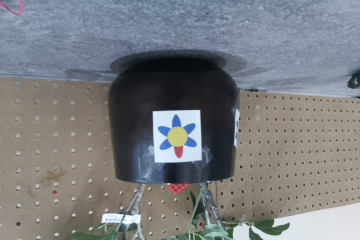
#> input picture Vision/image.jpg, 360 x 240 px
$ python matching2.py --template image.jpg --images .   (Python 2 division)
#> lines starting #> are read from the running program, lines starting #| are printed output that depends on the picture; after the words box and inside, x2 and y2 are one past the last pixel; in counts of white or black regions, pixels touching at a corner belong together
# import the necessary packages
from __future__ import division
from __future__ import absolute_import
import numpy as np
import imutils
import cv2
from itertools import izip

import argparse

import glob

from enum import Enum


# This code is written to be run in commond line


# # construct the argument parser and parse the arguments
ap = argparse.ArgumentParser()
ap.add_argument(u"-t", u"--template", required=True, help=u"Path to template image")
ap.add_argument(u"-i", u"--images", required=True,
                help=u"Path to images where template will be matched")
ap.add_argument(u"-v", u"--visualize",
                help=u"Flag indicating whether or not to visualize each iteration")
args = vars(ap.parse_args())

# load the image image, convert it to grayscale, and detect edges

template = cv2.imread(args[u"template"])
#> template is the input picture: shape (240, 360, 3); mean B, G, R 128.3, 124.8, 122.4
template = cv2.cvtColor(template, cv2.COLOR_BGR2GRAY)
#> template: shape (240, 360)
template = imutils.resize(template, width=int(template.shape[1] * 0.5))
#> template: shape (120, 180)
template = cv2.Canny(template, 50, 200)
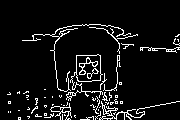
#> template: shape (120, 180); 7.3% white in thin lines or dots, all inside (x1, y1, x2, y2) = (7, 24, 180, 120)
(tH, tW) = template.shape[:2]
#> tH = 120; tW = 180
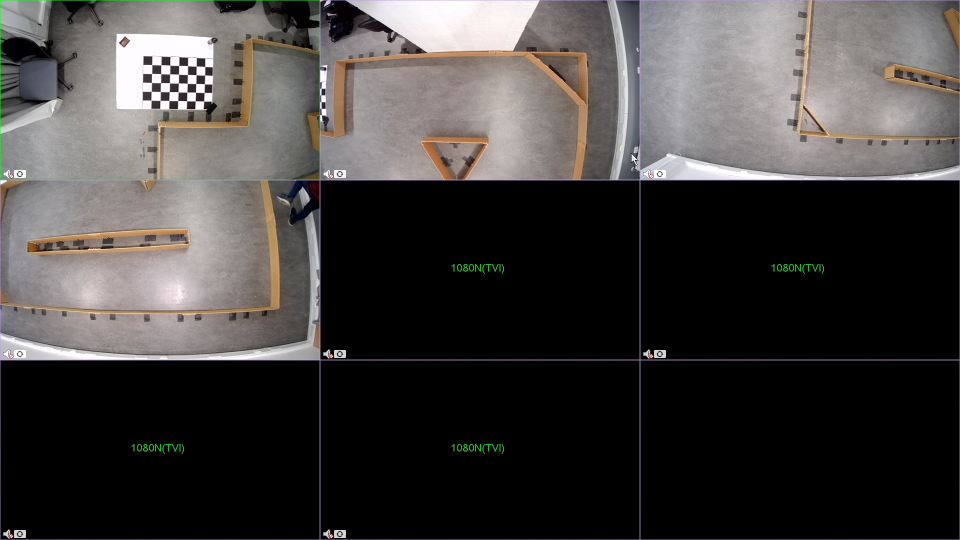
#> input picture Vision/0.jpg, 1920 x 1080 px (shown at 1/2 size)
#> further down, image is the input picture: shape (1080, 1920, 3); mean B, G, R 62.2, 63.4, 66.3


def color_detection(image):
    img_hsv = cv2.cvtColor(image, cv2.COLOR_BGR2HSV)
    x = image.shape[0]
    y = image.shape[1]
    e = 5
    d = 1
    k = None
    lower_blue = np.array([75, 50, 50])
    upper_blue = np.array([130, 255, 255])
    maskb = cv2.inRange(img_hsv, lower_blue, upper_blue)

    maskb = cv2.dilate(maskb, kernel=k, iterations=d)
    maskb = cv2.erode(maskb, kernel=k, iterations=e)

    (contours, _) = cv2.findContours(maskb, cv2.RETR_TREE, cv2.CHAIN_APPROX_NONE)
    B = len(contours)

    lower_yellow = np.array([22, 50, 50])
    upper_yellow = np.array([38, 255, 255])
    masky = cv2.inRange(img_hsv, lower_yellow, upper_yellow)

    masky = cv2.dilate(masky, kernel=k, iterations=d)
    masky = cv2.erode(masky, kernel=k, iterations=e)

    (contours, _) = cv2.findContours(masky, cv2.RETR_TREE, cv2.CHAIN_APPROX_NONE)
    if len(contours) != 1:
        return False, -1
    cx = None
    cy = None
    for c in contours:
        # compute the center of the contour
        m = cv2.moments(c)
        if m[u"m00"] == 0:
            return False, -1
        cx = int(m[u"m10"] / m[u"m00"])
        cy = int(m[u"m01"] / m[u"m00"])
    x_r, y_r = cx / x, cy / y
    if x_r <= 0.28 or x_r >= 0.72 or y_r >= 0.72 or y_r <= 0.28:
        return False, -1
    # upper mask (170-180)
    lower_red = np.array([170, 50, 50])
    upper_red = np.array([180, 255, 255])
    mask1 = cv2.inRange(img_hsv, lower_red, upper_red)

    lower_red = np.array([0, 50, 50])
    upper_red = np.array([10, 255, 255])
    mask2 = cv2.inRange(img_hsv, lower_red, upper_red)

    maskr = mask1 + mask2

    maskr = cv2.dilate(maskr, kernel=k, iterations=d)
    maskr = cv2.erode(maskr, kernel=k, iterations=e)
    (contours, _) = cv2.findContours(maskr, cv2.RETR_TREE, cv2.CHAIN_APPROX_NONE)

    R = len(contours)

    if (R + B) != 6:
        return False, -1
    if len(contours) == 1:
        return True, 1
    if len(contours) == 2:
        return True, 2
    if len(contours) == 3:
        return True, 3
    if len(contours) == 4:
        return True, 4
    if len(contours) == 5:
        return True, 5
    if len(contours) == 6:
        return True, 6
    if len(contours) == 0:
        return True, 7
    return False, -1


def mark_logo(Logo, startX, endX, location):
    if Logo == 1:
        location[0] = (startX + endX)/2
    if Logo == 2:
        location[1] = (startX + endX)/2
    if Logo == 3:
        location[2] = (startX + endX)/2
    if Logo == 4:
        location[3] = (startX + endX)/2
    if Logo == 5:
        location[4] = (startX + endX)/2
    if Logo == 6:
        location[5] = (startX + endX)/2
    if Logo == 7:
        location[6] = (startX + endX)/2


def get_location(image):
    gray = cv2.cvtColor(image, cv2.COLOR_BGR2GRAY)
    found = None
    all_found = None
    final_result = None
    location = np.zeros(7)

    # loop over the scales of the image
    for scale in np.linspace(0.1, 1.0, 30)[::-1]:
        # resize the image according to the scale, and keep track
        # of the ratio of the resizing
        resized = imutils.resize(gray, width=int(gray.shape[1] * scale))
        r = gray.shape[1] / float(resized.shape[1])

        # if the resized image is smaller than the template, then break
        # from the loop
        if resized.shape[0] < tH or resized.shape[1] < tW:
            break
        # detect edges in the resized, grayscale image and apply template
        # matching to find the template in the image
        edged = cv2.Canny(resized, 50, 200)
        result = cv2.matchTemplate(edged, template, cv2.TM_CCOEFF)

        (_, maxVal, _, maxLoc) = cv2.minMaxLoc(result)
        threshold = 0.20*maxVal
        loc = np.where(result >= threshold)

        # if we have found a new maximum correlation value, then update
        # the bookkeeping variable

        if found is None or maxVal > found[0]:
            found = (maxVal, maxLoc, r)
            all_found = loc
            final_result = result
#> this loop made 30 passes
#> (maxVal, threshold, found, all_found) on passes 1, 4, 5, 11, 13, 17: (8675174, 1735034.8, (8675174, (1531, 156), 1), 152434 positions, rows 0 to 960, columns 0 to 1740), (8911161, 1782232.2, (8911161, (256, 40), 1.1), 121030 positions, rows 0 to 859, columns 0 to 1561), (8976184, 1795236.8, (8976184, (1017, 194), 1.14), 113641 positions, rows 0 to 825, columns 0 to 1501), (9063336, 1812667.2, (9063336, (142, 19), 1.45), 75109 positions, rows 0 to 624, columns 0 to 1144), (9874182, 1974836.4, (9874182, (283, 169), 1.59), 52266 positions, rows 0 to 557, columns 0 to 1024), (10705758, 2141151.6, (10705758, (97, 2), 1.99), 26792 positions, rows 0 to 423, columns 0 to 783)
#> (maxVal, maxLoc, threshold, loc) on passes 2, 3, 6, 7, 8, 9: (8401833, (1147, 230), 1680366.6, 144452 positions, rows 0 to 926, columns 0 to 1680), (8389225, (282, 44), 1677845, 135099 positions, rows 0 to 892, columns 0 to 1620), (8414504, (977, 185), 1682900.8, 117169 positions, rows 0 to 792, columns 0 to 1442), (8264973.5, (205, 66), 1652994.7, 115274 positions, rows 0 to 758, columns 0 to 1382), (8657582, (197, 80), 1731516.4, 97258 positions, rows 0 to 724, columns 0 to 1322), (8472124, (362, 216), 1694424.8, 94897 positions, rows 0 to 691, columns 0 to 1263)
#> pass 1, in get_location, `result = cv2.matchTemplate(edged, template, cv2.TM_CCOEFF)`:
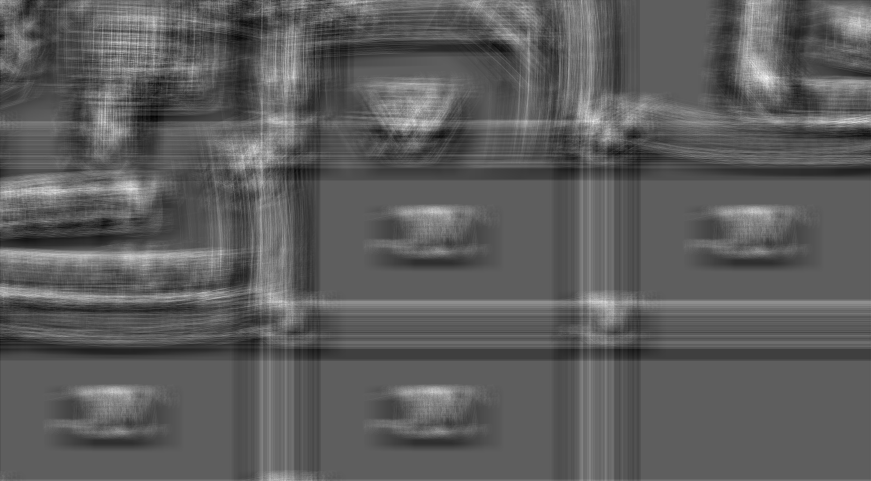
#> result: shape (961, 1741) float32 (shown at 1/2 size); min -5137137.5, max 8675174, mean -72715; drawn with min black and max white
#> after the loop:
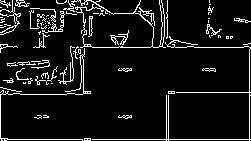
#> edged: shape (141, 251); 8.3% white in thin lines or dots
#> after the loop:
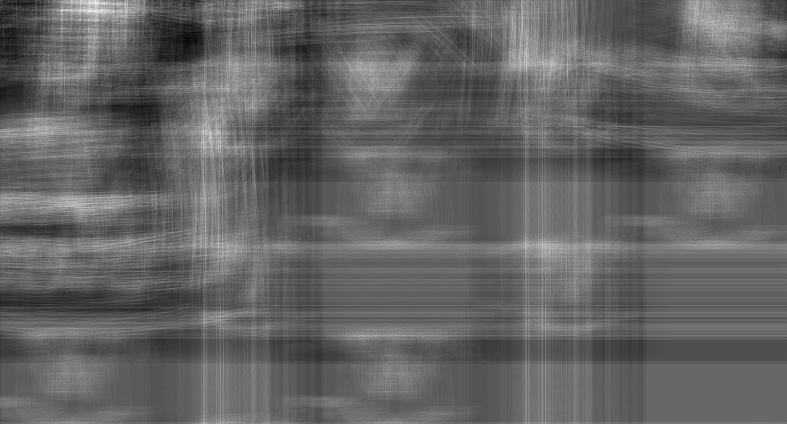
#> final_result: shape (424, 787) float32; min -7301467, max 10705758, mean -222861.6; drawn with min black and max white
#> after the loop:
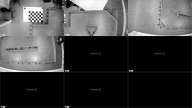
#> resized: shape (108, 192); min 0, max 254, mean 64.1
#> after the loop:
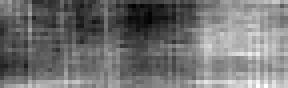
#> result: shape (22, 72) float32 (shown 4 times larger); min -6077117, max 1384211.6, mean -2734527.2; drawn with min black and max white

    # unpack the bookkeeping variable and compute the (x, y) coordinates
    # of the bounding box based on the resized ratio
    previous = None  # previous possible template place
    ps_X = None
    ps_Y = None
    pe_X = None
    pe_Y = None
    p_logo = None

    (_, maxLoc, r) = found
#> maxLoc = (97, 2); r = 1.99
    Y, X = all_found

    indice = np.argsort(X)
    all_found = (Y[indice], sorted(X))

    total = len(all_found[0])
#> total = 26792
    counter = 0

    image3 = image.copy()

    for pt in izip(*all_found[::-1]):
        counter = counter + 1
        (startX, startY) = (int(pt[0] * r), int(pt[1] * r))
        (endX, endY) = (int((pt[0] + tW) * r), int((pt[1] + tH) * r))

        # at corner
        if (pt[0] <= 1 or pt[0] >= final_result.shape[1] - 1) or (pt[1] <= 1 or pt[1] >= final_result.shape[0] - 1):
            continue

        # only one logo
        if total == 1:
            detected, Logo = color_detection(image3[startY:endY, startX: endX])
            if detected:
                mark_logo(Logo, startX, endX, location)
            continue
        # get local infomation
        img = final_result[pt[1]-1: pt[1] + 1, pt[0] - 1: pt[0] + 1]
        if previous is None:
            detected, Logo = color_detection(image3[startY:endY, startX: endX])
            if detected:
                previous = np.argmax(img)
                (ps_X, ps_Y) = (startX, startY)
                (pe_X, pe_Y) = (endX, endY)
                p_logo = Logo
                continue
            continue

        if ps_X - 2 <= startX <= ps_X + 2:
            if counter < total:
                continue
            else:
                detected, Logo = color_detection(image3[ps_Y:pe_Y, ps_X: pe_X])
                if detected:
                    mark_logo( Logo, ps_X, pe_X, location)
                continue

        if ps_X - int(tW) * r <= startX <= ps_X + int(tW) * r:
            current = np.argmax(img)
            if current < previous:
                if counter == total:
                    mark_logo(p_logo, ps_X, pe_X, location)
                continue
            else:
                detected, Logo = color_detection(image3[startY:endY, startX: endX])
                if detected:
                    if counter == total:
                        mark_logo(Logo, startX, endX, location)
                        continue
                    else:
                        previous = np.argmax(img)
                        (ps_X, ps_Y) = (startX, startY)
                        (pe_X, pe_Y) = (endX, endY)
                        p_logo = Logo
                        continue
                else:
                    if counter == total:
                        detected, Logo = color_detection(image3[ps_Y:pe_Y, ps_X: pe_X])
                        if detected:
                            mark_logo(Logo, ps_X, pe_X, location)
                    else:
                        continue

        # draw a bounding box around the detected result and display the image
        detected, Logo = color_detection(image3[ps_Y:pe_Y, ps_X: pe_X])

        if detected:
            mark_logo(Logo, ps_X, pe_X, location)

        detected, Logo = color_detection(image3[startY:endY, startX: endX])
        if detected:
            previous = np.argmax(img)
            (ps_X, ps_Y) = (startX, startY)
            (pe_X, pe_Y) = (endX, endY)
            p_logo = Logo
        else:
            previous = None
        if counter == total:
            detected, Logo = color_detection(image3[startY:endY, startX: endX])
            if detected:
                mark_logo(Logo, startX, startY, location)
#> this loop made 26792 passes
#> (pt, startX, startY, endX, endY, img) on passes 51 to 58: ((2, 197), 3, 391, 361, 630, [[2881456.5, 2987771.2], [2908341.5, 3530098]]), ((2, 200), 3, 397, 361, 636, [[2423003, 3235074], [2194612.8, 3392073.2]]), ((2, 129), 3, 256, 361, 494, [[-326896.1, -453730], [2667406.8, 2675381.5]]), ((2, 199), 3, 395, 361, 634, [[3181112.2, 4062968.8], [2423003, 3235074]]), ((2, 130), 3, 258, 361, 496, [[2667406.8, 2675381.5], [2676862, 2749861]]), ((2, 208), 3, 413, 361, 651, [[1634728.5, 2148623.8], [2939987, 2868658.2]]), ((2, 134), 3, 266, 361, 504, [[2342155.2, 2410395.5], [2592735.5, 2335849.5]]), ((2, 205), 3, 407, 361, 645, [[2976455.2, 3694945.2], [1750499.6, 2399205.8]])
#> (startX, startY, endX, endY) on passes 61 to 66: (3, 409, 361, 647), (3, 417, 361, 655), (3, 270, 361, 508), (3, 383, 361, 622), (3, 401, 361, 640), (3, 490, 361, 729)
    return location


# loop over the images to find the template in
for imagePath in glob.glob(args[u"images"] + u"/*.jpg"):
    # load the image, convert it to grayscale, and initialize the
    # bookkeeping variable to keep track of the matched region
    image = cv2.imread(imagePath)
    location = get_location(image)
    print location
#| [0. 0. 0. 0. 0. 0. 0.]
